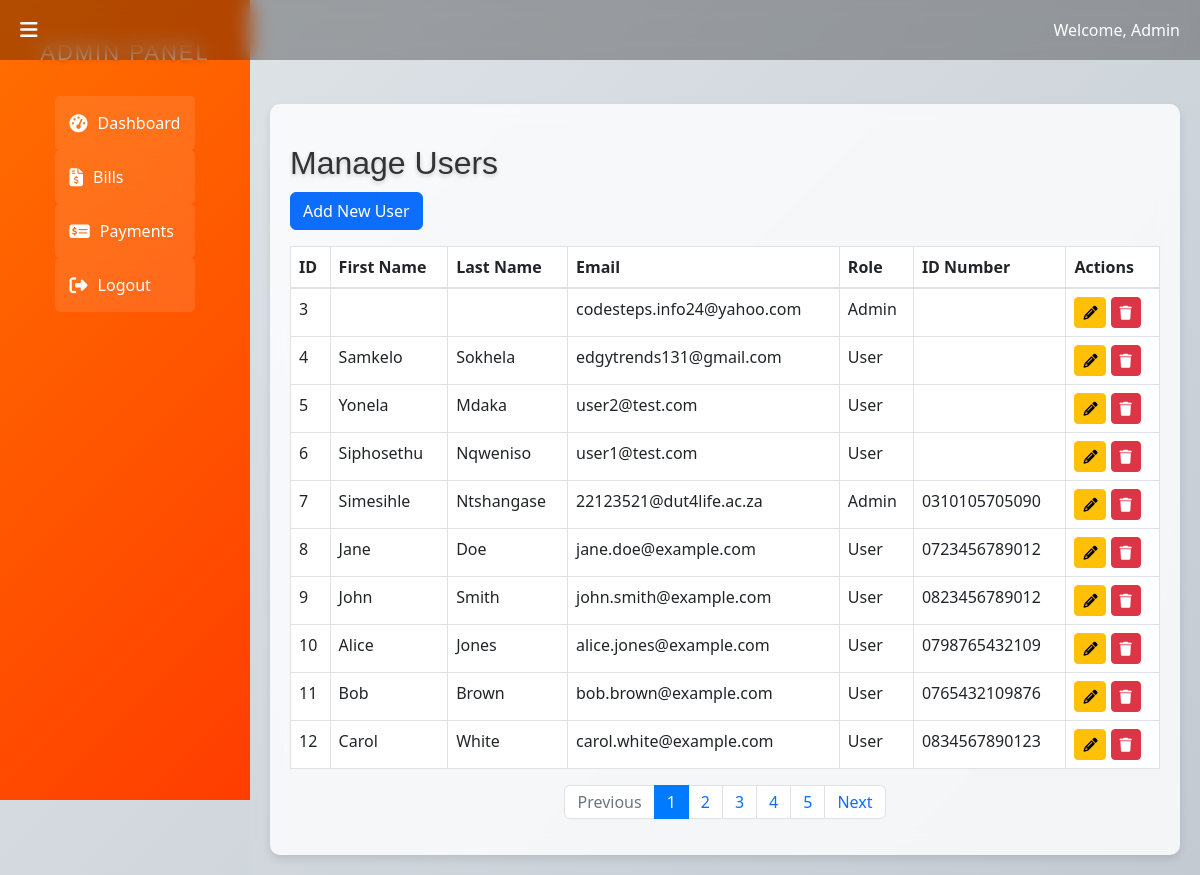
The page /junioradmin/manage_users.php (signed in) on the database its author committed.
### tables this page shows
CREATE TABLE `users` (
  `id` int(11) NOT NULL,
  `email` varchar(255) NOT NULL,
  `password` varchar(255) NOT NULL,
  `role` varchar(10) NOT NULL DEFAULT 'admin',
  `id_number` varchar(20) DEFAULT NULL,
  `first_name` varchar(50) DEFAULT NULL,
  `last_name` varchar(50) DEFAULT NULL,
  `user_type` enum('residential','commercial','industrial') NOT NULL DEFAULT 'residential',
  `meter_number` varchar(255) NOT NULL,
  `usage_amount` decimal(10,2) DEFAULT 0.00,
  `date_of_birth` date DEFAULT NULL,
  `city` varchar(100) DEFAULT NULL,
  `postcode` varchar(20) DEFAULT NULL,
  `state` varchar(50) DEFAULT NULL
);

### junioradmin/manage_users.php (the view, shortened to what this page needs)
<?php
$servername = "localhost";
$username = "root";
$password = "";
$dbname = "municipal_billing";
$conn = new mysqli($servername, $username, $password, $dbname);
$limit = 10;
if (isset($_GET["page"])) {
    $page  = $_GET["page"];
} else {
    $page = 1;
}
$start_from = ($page - 1) * $limit;
$result = $conn->query("SELECT * FROM users LIMIT $start_from, $limit");
$total_records_query = $conn->query("SELECT COUNT(id) FROM users");
$total_records = $total_records_query->fetch_array()[0];
$total_pages = ceil($total_records / $limit);
?>
<?php include 'includes/header.php'; ?>
<?php include 'includes/navbar.php'; ?>
<div class="main-content">
<div class="container mt-4">
    <h2>Manage Users</h2>
    <button class="btn btn-primary mb-3" data-toggle="modal" data-target="#addUserModal">Add New User</button>
    <table class="table table-bordered">
        <thead>
            <tr>
                <th>ID</th>
                <th>First Name</th>
                <th>Last Name</th>
                <th>Email</th>
                <th>Role</th>
                <th>ID Number</th>
                <th>Actions</th>
            </tr>
        </thead>
        <tbody>
            <?php while ($row = $result->fetch_assoc()) { ?>
                <tr>
                    <td><?php echo $row['id']; ?></td>
                    <td><?php echo $row['first_name']; ?></td>
                    <td><?php echo $row['last_name']; ?></td>
                    <td><?php echo $row['email']; ?></td>
                    <td><?php echo ucfirst($row['role']); ?></td>
                    <td><?php echo $row['id_number']; ?></td>
                    <td>
                    <button class="btn btn-sm btn-warning" data-toggle="modal" data-target="#editUserModal<?php echo $row['id']; ?>"><i class="fa fa-pencil-alt" aria-hidden="true"></i></button>
                    <button class="btn btn-sm btn-danger" data-toggle="modal" data-target="#deleteUserModal<?php echo $row['id']; ?>"><i class="fa fa-trash" aria-hidden="true"></i></button>
                    </td>
                </tr>
            <?php } ?>
        </tbody>
    </table>
    <nav aria-label="Page navigation example">
        <ul class="pagination justify-content-center">
            <li class="page-item <?php if ($page <= 1) echo 'disabled'; ?>">
                <a class="page-link" href="?page=<?php echo $page - 1; ?>" tabindex="-1">Previous</a>
            </li>
            <?php for ($i = 1; $i <= $total_pages; $i++) { ?>
                <li class="page-item <?php if ($i == $page) echo 'active'; ?>">
                    <a class="page-link" href="?page=<?php echo $i; ?>"><?php echo $i; ?></a>
                </li>
            <?php } ?>
            <li class="page-item <?php if ($page >= $total_pages) echo 'disabled'; ?>">
                <a class="page-link" href="?page=<?php echo $page + 1; ?>">Next</a>
            </li>
        </ul>
    </nav>
</div>
</div>
<?php include 'includes/footer.php'; ?>

### junioradmin/includes/header.php (style rules this page uses)
body { background: linear-gradient(135deg, #e0e5e9, #c2c9d1); background-blend-mode: overlay; display: flex; color: #333; }
.main-content { margin-left: 250px; padding: 80px 20px 20px; transition: margin-left 0.3s ease; width: 100%; position: relative; }
.container { max-width: 1200px; margin: 0 auto; padding: 20px; background: rgba(255, 255, 255, 0.8); border-radius: 10px; box-shadow: 0 4px 8px rgba(0, 0, 0, 0.1); backdrop-filter: blur(10px); transition: box-shadow 0.3s ease; }
.main-content::before { content: ''; position: absolute; top: 0; left: 0; width: 100%; height: 100%; background: rgba(255, 255, 255, 0.1); opacity: 0.2; animation: lighting 2s infinite ease-in-out; z-index: -1; }
h1, h2, h3, h4, h5, h6 { color: #333; font-family: 'Arial', sans-serif; text-shadow: 0 2px 4px rgba(0, 0, 0, 0.2); margin-top: 20px; margin-bottom: 10px; font-weight: normal; }
h2 { font-size: 2rem; }

### rows shown on the page
users: id "3", email "codesteps.info24@yahoo.com", role "Admin"
users: id "4", first_name "Samkelo", last_name "Sokhela", email "edgytrends131@gmail.com", role "User"
users: id "5", first_name "Yonela", last_name "Mdaka", email "user2@test.com", role "User"
users: id "6", first_name "Siphosethu", last_name "Nqweniso", email "user1@test.com", role "User"
users: id "7", first_name "Simesihle", last_name "Ntshangase", email "22123521@dut4life.ac.za", role "Admin", id_number "0310105705090"
users: id "8", first_name "Jane", last_name "Doe", email "jane.doe@example.com", role "User", id_number "0723456789012"
users: id "9", first_name "John", last_name "Smith", email "john.smith@example.com", role "User", id_number "0823456789012"
users: id "10", first_name "Alice", last_name "Jones", email "alice.jones@example.com", role "User", id_number "0798765432109"
users: id "11", first_name "Bob", last_name "Brown", email "bob.brown@example.com", role "User", id_number "0765432109876"
users: id "12", first_name "Carol", last_name "White", email "carol.white@example.com", role "User", id_number "0834567890123"

### other values the page prints
$loggedInUser "Admin"
